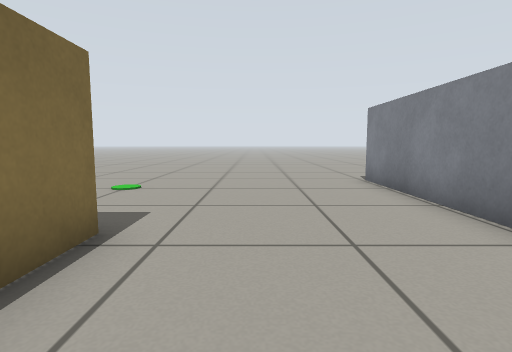
[1] (above)

12 first-person views from a walk through a robot-simulator world made for Gazebo. The camera is 0.51 m above the floor, tilts 6° down and sees 80° across. The floor is counted in squares, 0.5 m on a side. Each view is taken from the middle of a square. On the plan, view 1 faces up. The plan holds only what a view shows up to about 12 squares ahead; the rest is blank.

[2]
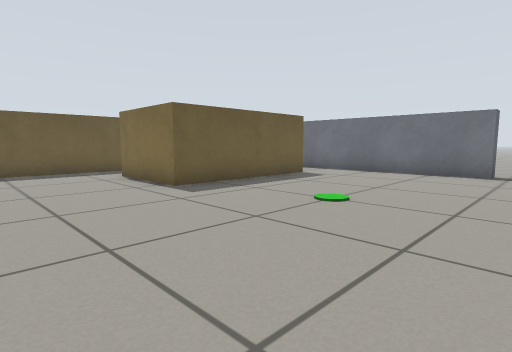

[3]
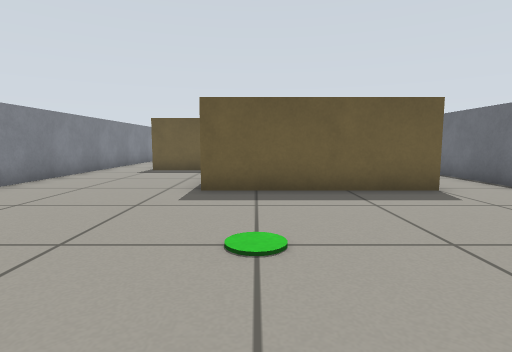

[4]
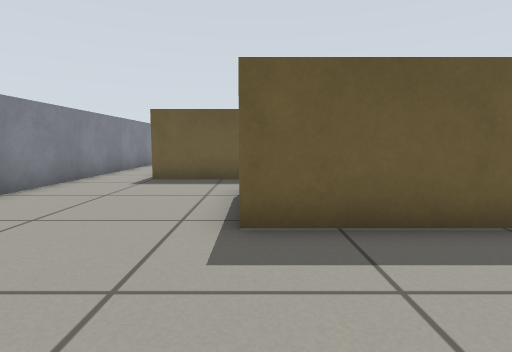

[5]
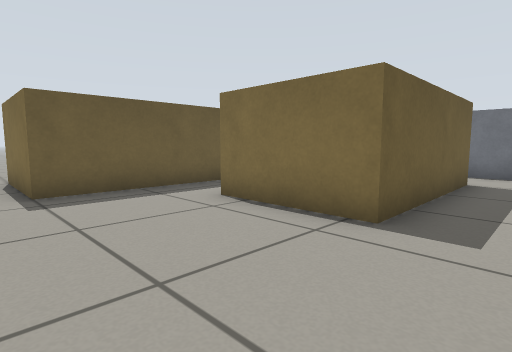

[6]
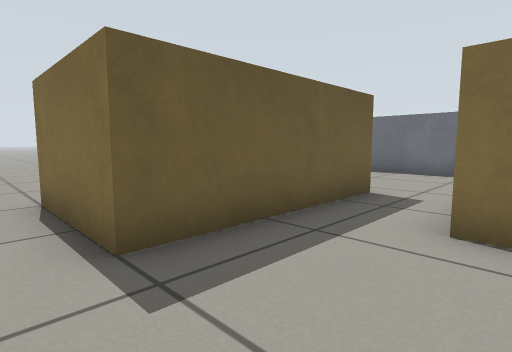

[7]
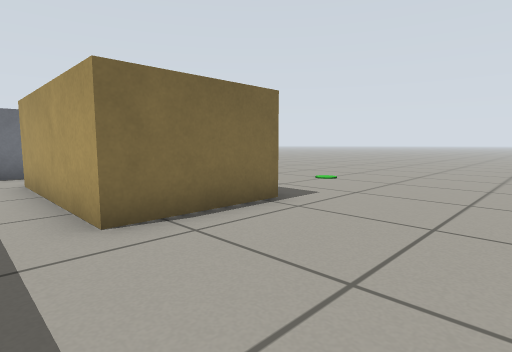

[8]
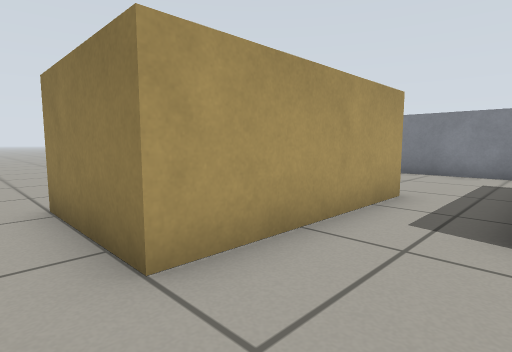

[9]
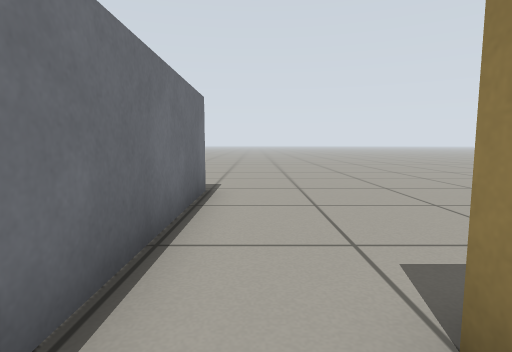

[10]
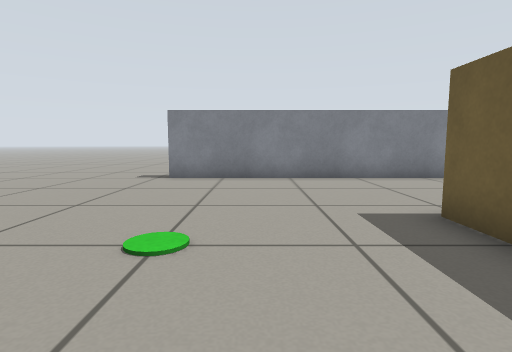

[11]
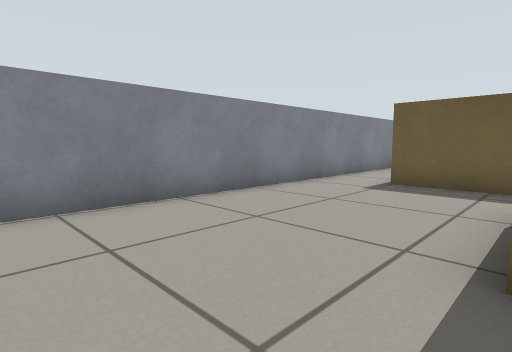

[12]
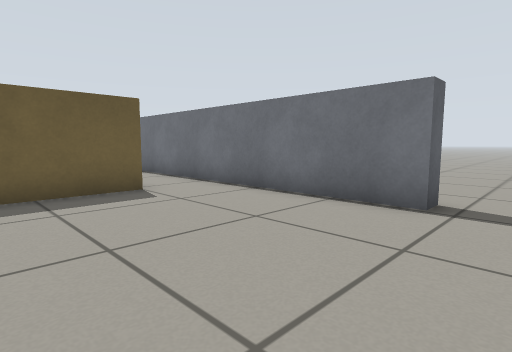

### Floor plan
Key: @ floor where view 1 was taken; # wall or solid block; . floor; B beige box.
Columns run from 10 left of view 1 to 5 right of it. Each row starts with its distance up from view 1.
 10 ................
  9 ................
  8  #...........#
  7  #...........#
  6  #...........#
  5  #...........#
  4  #...........#
  3  #.BBBBBB....#
  2  #.B    B....#
  1  #.B    B....#
  0  #.BBBBBB.@..#
 -1  #...........#
 -2  #....BBBBBB.#
 -3  #...      B.#
 -4  #         B.#
 -5            B.#
 -6            . #
 -7            .
 -8            .
 -9           ..
-10           ..
-11           ..
-12           ..

Where each view was taken, in squares from view 1:
view 1: 0 up, 0 right, facing up
view 2: 10 up, 2 right, facing down-left
view 3: 10 up, 3 left, facing down
view 4: 7 up, 2 left, facing down
view 5: 5 up, 2 right, facing down-left
view 6: 1 up, 2 right, facing down-left
view 7: 1 down, 2 right, facing up-left
view 8: 2 down, 8 left, facing up-right
view 9: 2 up, 8 left, facing up
view 10: 6 up, 6 left, facing right
view 11: 6 up, 2 left, facing down-right
view 12: 10 up, 4 left, facing down-left
